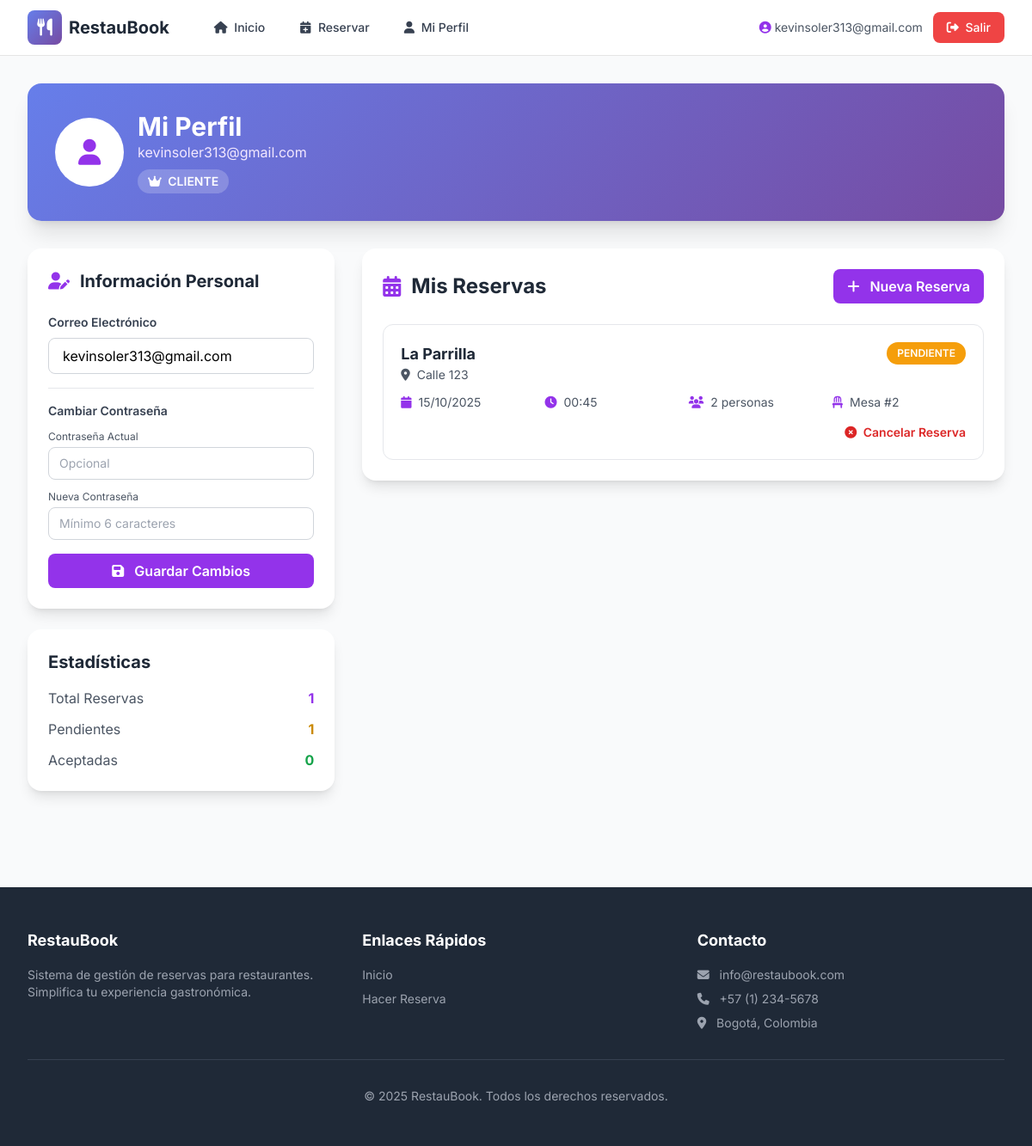
Page /perfil (signed in) on the committed database.
### models.py (models this page shows, shortened)
class User(db.Model):
    __tablename__ = 'users'
    id = db.Column(db.Integer, primary_key=True)
    email = db.Column(db.String(120), unique=True, nullable=False)
    password_hash = db.Column(db.String(128), nullable=False)
    role = db.Column(db.String(20), nullable=False)  # 'CLIENTE' o 'ADMIN'

class Reservation(db.Model):
    __tablename__ = 'reservations'
    id = db.Column(db.Integer, primary_key=True)
    user_id = db.Column(db.Integer, db.ForeignKey('users.id'), nullable=False)
    restaurant_id = db.Column(db.Integer, db.ForeignKey('restaurants.id'), nullable=False)
    table_id = db.Column(db.Integer, db.ForeignKey('tables.id'), nullable=True)
    fecha_hora = db.Column(db.DateTime, nullable=False)
    num_personas = db.Column(db.Integer, nullable=False)
    estado = db.Column(db.String(20), default='PENDIENTE')  # PENDIENTE, ACEPTADA, CANCELADA
    user = db.relationship('User')
    restaurant = db.relationship('Restaurant')
    table = db.relationship('Table')

class Restaurant(db.Model):
    __tablename__ = 'restaurants'
    id = db.Column(db.Integer, primary_key=True)
    nombre = db.Column(db.String(120), nullable=False)
    direccion = db.Column(db.String(200))
    descripcion = db.Column(db.Text)
    tables = db.relationship('Table', backref='restaurant', cascade='all, delete-orphan')

class Table(db.Model):
    __tablename__ = 'tables'
    id = db.Column(db.Integer, primary_key=True)
    numero = db.Column(db.Integer, nullable=False)
    capacidad = db.Column(db.Integer, nullable=False)
    restaurant_id = db.Column(db.Integer, db.ForeignKey('restaurants.id'), nullable=False)

### app.py (the view)
@app.route('/perfil')
@login_required
def perfil():
    user = User.query.get(session['user_id'])
    reservas = Reservation.query.filter_by(user_id=user.id).order_by(Reservation.fecha_hora.desc()).all()
    return render_template('perfil.html', user=user, reservas=reservas)

### app.py (called while the page is built)
def login_required(f):
    @wraps(f)
    def decorated_function(*args, **kwargs):
        if 'user_id' not in session:
            flash('Debes iniciar sesión para acceder a esta página', 'warning')
            return redirect(url_for('login'))
        return f(*args, **kwargs)
    return decorated_function

### templates/perfil.html (shortened to what this page needs)
{% extends "base.html" %}
{% block content %}
<div class="animate-fade-in">
    <div class="gradient-bg rounded-2xl shadow-xl p-8 mb-8">
        <div class="flex items-center space-x-4">
            <div class="w-20 h-20 bg-white rounded-full flex items-center justify-center">
                <i class="fas fa-user text-purple-600 text-3xl"></i>
            </div>
            <div class="text-white">
                <h1 class="text-3xl font-bold">Mi Perfil</h1>
                <p class="text-purple-100">{{ user.email }}</p>
                <span class="inline-block mt-2 px-3 py-1 bg-white bg-opacity-20 rounded-full text-sm font-semibold">
                    <i class="fas fa-crown mr-1"></i>
                    {{ user.role }}
                </span>
            </div>
        </div>
    </div>
    <div class="grid grid-cols-1 lg:grid-cols-3 gap-8">
        <div class="lg:col-span-1">
            <div class="bg-white rounded-2xl shadow-lg p-6 mb-6">
                <h2 class="text-xl font-bold text-gray-800 mb-6 flex items-center">
                    <i class="fas fa-user-edit text-purple-600 mr-3"></i>
                    Información Personal
                </h2>
                <form method="POST" action="/perfil/editar" class="space-y-4">
                    <div>
                        <label class="block text-sm font-semibold text-gray-700 mb-2">
                            Correo Electrónico
                        </label>
                        <input
                            type="email"
                            name="email"
                            value="{{ user.email }}"
                            class="w-full px-4 py-2 border border-gray-300 rounded-lg focus:ring-2 focus:ring-purple-500 focus:border-transparent"
                        >
                    </div>
                    <div class="pt-4 border-t border-gray-200">
                        <p class="text-sm font-semibold text-gray-700 mb-3">Cambiar Contraseña</p>
                        <div class="mb-3">
                            <label class="block text-xs text-gray-600 mb-1">Contraseña Actual</label>
                            <input
                                type="password"
                                name="password_actual"
                                class="w-full px-3 py-2 border border-gray-300 rounded-lg text-sm focus:ring-2 focus:ring-purple-500"
                                placeholder="Opcional"
                            >
                        </div>
                        <div>
                            <label class="block text-xs text-gray-600 mb-1">Nueva Contraseña</label>
                            <input
                                type="password"
                                name="password_nueva"
                                minlength="6"
                                class="w-full px-3 py-2 border border-gray-300 rounded-lg text-sm focus:ring-2 focus:ring-purple-500"
                                placeholder="Mínimo 6 caracteres"
                            >
                        </div>
                    </div>
                    <button
                        type="submit"
                        class="w-full bg-purple-600 hover:bg-purple-700 text-white py-2 rounded-lg font-semibold transition"
                    >
                        <i class="fas fa-save mr-2"></i>
                        Guardar Cambios
                    </button>
                </form>
            </div>
            <div class="bg-white rounded-2xl shadow-lg p-6">
                <h2 class="text-xl font-bold text-gray-800 mb-4">Estadísticas</h2>
                <div class="space-y-3">
                    <div class="flex justify-between items-center">
                        <span class="text-gray-600">Total Reservas</span>
                        <span class="font-bold text-purple-600">{{ reservas|length }}</span>
                    </div>
                    <div class="flex justify-between items-center">
                        <span class="text-gray-600">Pendientes</span>
                        <span class="font-bold text-yellow-600">
                            {{ reservas|selectattr('estado', 'equalto', 'PENDIENTE')|list|length }}
                        </span>
                    </div>
                    <div class="flex justify-between items-center">
                        <span class="text-gray-600">Aceptadas</span>
                        <span class="font-bold text-green-600">
                            {{ reservas|selectattr('estado', 'equalto', 'ACEPTADA')|list|length }}
                        </span>
                    </div>
                </div>
            </div>
        </div>
        <div class="lg:col-span-2">
            <div class="bg-white rounded-2xl shadow-lg p-6">
                <div class="flex justify-between items-center mb-6">
                    <h2 class="text-2xl font-bold text-gray-800 flex items-center">
                        <i class="fas fa-calendar-alt text-purple-600 mr-3"></i>
                        Mis Reservas
                    </h2>
                    <a href="/reserve" class="bg-purple-600 hover:bg-purple-700 text-white px-4 py-2 rounded-lg font-semibold transition">
                        <i class="fas fa-plus mr-2"></i>
                        Nueva Reserva
                    </a>
                </div>
                {% if reservas %}
                <div class="space-y-4">
                    {% for reserva in reservas %}
                    <div class="border border-gray-200 rounded-xl p-5 hover:shadow-md transition">
                        <div class="flex justify-between items-start mb-3">
                            <div>
                                <h3 class="text-lg font-bold text-gray-800">
                                    {{ reserva.restaurant.nombre }}
                                </h3>
                                <p class="text-sm text-gray-600">
                                    <i class="fas fa-map-marker-alt mr-1"></i>
                                    {{ reserva.restaurant.direccion }}
                                </p>
                            </div>
                            <span class="badge badge-{{ 'warning' if reserva.estado == 'PENDIENTE' else 'success' if reserva.estado == 'ACEPTADA' else 'danger' }}">
                                {{ reserva.estado }}
                            </span>
                        </div>
                        <div class="grid grid-cols-2 md:grid-cols-4 gap-3 mb-3">
                            <div class="flex items-center text-sm text-gray-600">
                                <i class="fas fa-calendar text-purple-600 mr-2"></i>
                                {{ reserva.fecha_hora.strftime('%d/%m/%Y') }}
                            </div>
                            <div class="flex items-center text-sm text-gray-600">
                                <i class="fas fa-clock text-purple-600 mr-2"></i>
                                {{ reserva.fecha_hora.strftime('%H:%M') }}
                            </div>
                            <div class="flex items-center text-sm text-gray-600">
                                <i class="fas fa-users text-purple-600 mr-2"></i>
                                {{ reserva.num_personas }} personas
                            </div>
                            <div class="flex items-center text-sm text-gray-600">
                                <i class="fas fa-chair text-purple-600 mr-2"></i>
                                Mesa #{{ reserva.table.numero if reserva.table else 'N/A' }}
                            </div>
                        </div>
                        {% if reserva.estado != 'CANCELADA' %}
                        <div class="flex justify-end">
                            <form method="POST" action="/reserva/cancelar/{{ reserva.id }}" onsubmit="return confirm('¿Estás seguro de que deseas cancelar esta reserva?')">
                                <button
                                    type="submit"
                                    class="text-red-600 hover:text-red-800 text-sm font-semibold transition"
                                >
                                    <i class="fas fa-times-circle mr-1"></i>
                                    Cancelar Reserva
                                </button>
                            </form>
                        </div>
                        {% endif %}
                    </div>
                    {% endfor %}
                </div>
                {% endif %}
            </div>
        </div>
    </div>
</div>
{% endblock %}

### templates/base.html (shortened to what this page needs)
<!DOCTYPE html>
<html lang="es">
<head>
    <script src="https://cdn.tailwindcss.com"></script>
    <link rel="stylesheet" href="https://cdnjs.cloudflare.com/ajax/libs/font-awesome/6.4.0/css/all.min.css">
</head>
<body class="bg-gray-50 min-h-screen">
    <nav class="navbar-glass sticky top-0 z-50">
        <div class="max-w-7xl mx-auto px-4 sm:px-6 lg:px-8">
            <div class="flex justify-between items-center h-16">
                <div class="flex items-center">
                    <a href="/" class="flex items-center space-x-2">
                        <div class="w-10 h-10 gradient-bg rounded-lg flex items-center justify-center">
                            <i class="fas fa-utensils text-white text-xl"></i>
                        </div>
                        <span class="text-xl font-bold text-gray-800">RestauBook</span>
                    </a>
                    <div class="hidden md:flex ml-10 space-x-4">
                        <a href="/" class="text-gray-700 hover:text-purple-600 px-3 py-2 rounded-md text-sm font-medium transition">
                            <i class="fas fa-home mr-1"></i> Inicio
                        </a>
                        {% if session.user_id %}
                        <a href="/reserve" class="text-gray-700 hover:text-purple-600 px-3 py-2 rounded-md text-sm font-medium transition">
                            <i class="fas fa-calendar-plus mr-1"></i> Reservar
                        </a>
                        <a href="/perfil" class="text-gray-700 hover:text-purple-600 px-3 py-2 rounded-md text-sm font-medium transition">
                            <i class="fas fa-user mr-1"></i> Mi Perfil
                        </a>
                        {% endif %}
                    </div>
                </div>
                <div class="flex items-center space-x-4">
                    {% if session.user_id %}
                    <div class="flex items-center space-x-3">
                        <span class="text-sm text-gray-600 hidden sm:block">
                            <i class="fas fa-user-circle text-purple-600"></i> {{ session.email }}
                        </span>
                        <a href="/logout" class="bg-red-500 hover:bg-red-600 text-white px-4 py-2 rounded-lg text-sm font-medium transition">
                            <i class="fas fa-sign-out-alt mr-1"></i> Salir
                        </a>
                    </div>
                    {% endif %}
                </div>
            </div>
        </div>
    </nav>
    <main class="max-w-7xl mx-auto px-4 sm:px-6 lg:px-8 py-8">
        {% block content %}{% endblock %}
    </main>
    <footer class="bg-gray-800 text-white mt-20">
        <div class="max-w-7xl mx-auto px-4 sm:px-6 lg:px-8 py-12">
            <div class="grid grid-cols-1 md:grid-cols-3 gap-8">
                <div>
                    <h3 class="text-lg font-bold mb-4">RestauBook</h3>
                    <p class="text-gray-400 text-sm">Sistema de gestión de reservas para restaurantes. Simplifica tu experiencia gastronómica.</p>
                </div>
                <div>
                    <h3 class="text-lg font-bold mb-4">Enlaces Rápidos</h3>
                    <ul class="space-y-2 text-sm">
                        <li><a href="/" class="text-gray-400 hover:text-white transition">Inicio</a></li>
                        <li><a href="/reserve" class="text-gray-400 hover:text-white transition">Hacer Reserva</a></li>
                    </ul>
                </div>
                <div>
                    <h3 class="text-lg font-bold mb-4">Contacto</h3>
                    <ul class="space-y-2 text-sm text-gray-400">
                        <li><i class="fas fa-envelope mr-2"></i> info@restaubook.com</li>
                        <li><i class="fas fa-phone mr-2"></i> +57 (1) 234-5678</li>
                        <li><i class="fas fa-map-marker-alt mr-2"></i> Bogotá, Colombia</li>
                    </ul>
                </div>
            </div>
            <div class="border-t border-gray-700 mt-8 pt-8 text-center text-sm text-gray-400">
                <p>&copy; 2025 RestauBook. Todos los derechos reservados.</p>
            </div>
        </div>
    </footer>
</body>
</html>

### templates/base.html (style rules this page uses)
body { font-family: 'Inter', sans-serif; }
.gradient-bg { background: linear-gradient(135deg, #667eea 0%, #764ba2 100%); }
.navbar-glass { background: rgba(255, 255, 255, 0.95); backdrop-filter: blur(10px); border-bottom: 1px solid rgba(0, 0, 0, 0.1); }
.animate-fade-in { animation: fadeIn 0.5s ease-in; }
.badge { display: inline-block; padding: 0.25rem 0.75rem; border-radius: 9999px; font-size: 0.75rem; font-weight: 600; }
.badge-warning { background-color: #f59e0b; color: white; }

### rows in the picture
User: email "kevinsoler313@gmail.com", role "CLIENTE"
Reservation: restaurant.nombre "La Parrilla", restaurant.direccion "Calle 123", estado "PENDIENTE", fecha_hora "15/10/2025", fecha_hora "00:45", num_personas "2", table "2"

### other values in the picture
{{ reservas|length }} "1"
{{ reservas|selectattr('estado', 'equalto', 'PENDIENTE')|list|length }} "1"
{{ reservas|selectattr('estado', 'equalto', 'ACEPTADA')|list|length }} "0"
